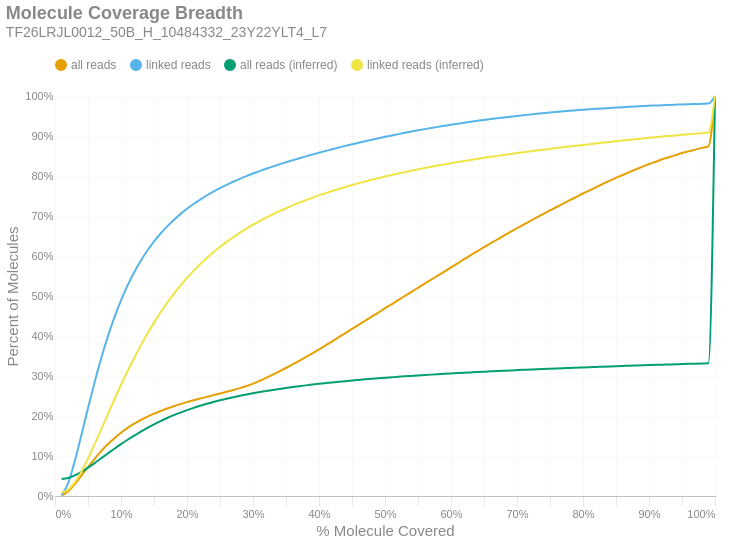

Notebook code cell kept with this figure:
### Markdown cell above
### Molecule Read Coverage
This chart shows molecule coverage breadth as computed by the number of bases aligned to that molecule. In other words, "*how much of each unique long molecule is actually sequenced/aligned?*" Keep in mind there is a distinction between sequences and alignments, since some sequences belonging to a particular molecule may not align well and wouldn't appear in the alignment data. This chart also shows molecule coverage breadth as computed by the *inferred fragment* from which the aligned sequences originate. Unlike read coverage, this calculation takes into account the total insert size, including unsequenced gaps between the forward and reverse reads. Like the previous figures, these are cumulative percents.

### Code cell
if SKIPLR:
    print_html(f"Skipped")
else:
    binned_df = consolidated_hist(valids['coverage_bp'], mask, 0.01, True)
    binned_df_inf = consolidated_hist(valids['coverage_inserts'], mask, 0.01, True)
    binned_df = binned_df.with_columns(pl.lit(binned_df_inf['all reads (cumsum)']).alias('all reads (inferred)'))
    binned_df = binned_df.with_columns(pl.lit(binned_df_inf['linked reads (cumsum)']).alias('linked reads (inferred)'))
    binned_df = binned_df.with_columns(
        (pl.col('bin').cast(pl.Float64) + 0.01).alias('right_edge')
    )

    with SafeRender(binned_df):
        (
            density_plot(binned_df, 'Molecule Coverage Breadth', samplename, 'molcov', ['all reads (inferred)','linked reads (inferred)'])
            .encode(
                #x=alt.X('bin:Q', title="% Molecule Covered").axis(format = '%').scale(padding=0),
                x=alt.X('right_edge:Q', title="% Molecule Covered").axis(format='%').scale(padding=0),
                y=alt.Y('value:Q', title='Percent of Molecules')
                    .axis(format='%')
                    .stack(False)
                    .scale(domainMin=0, padding=0),
                color=alt.Color("key:N").scale(domain = ["all reads", "linked reads", "all reads (inferred)", "linked reads (inferred)"]),
                tooltip = [
                    alt.Tooltip("key:N", title = "Data Type"),
                    alt.Tooltip("range_label:N", title="% Molecule Covered"),
                    alt.Tooltip("value:Q", format = ".2%", title="% Molecules")
                ]
            )
        ).display()

### Figure 1 — Vega-Lite specification as saved in the notebook (floating-point values rounded to 4 significant figures)
{"width": "container", "height": 400, "config": {"title": {"anchor": "start", "dy": -15, "fontSize": 18, "color": "#888888", "subtitleColor": "#888888", "subtitleFontSize": 14}, "arc": {"fill": "#0072B2"}, "axis": {"domainColor": "#888888", "domainWidth": 0.5, "gridWidth": 0.2, "grid": false, "titleFontWeight": 400, "titleFontSize": 15, "labelFontSize": 11, "labelColor": "#888888", "tickColor": "#888888", "tickWidth": 0.2, "titleColor": "#888888"}, "axisBand": {"grid": false}, "axisX": {"grid": true, "tickSize": 10, "domainCap": "round"}, "axisY": {"domain": false, "grid": true, "tickSize": 0, "domainCap": "round"}, "background": "transparent", "header": {"labelFontSize": 15, "labelColor": "#888888", "titleFontSize": 15, "titleFontWeight": 600, "titleColor": "#888888"}, "legend": {"labelFont": "sans-serif", "labelFontSize": 12, "labelColor": "#888888", "symbolSize": 100, "symbolType": "circle", "titleFontSize": 12, "titlePadding": 10, "titleColor": "#888888", "title": null, "orient": "top"}, "range": {"category": ["#E69F00", "#56B4E9", "#009E73", "#F0E442", "#0072B2", "#D55E00", "#CC79A7", "#000000"], "diverging": ["#cfe8f3", "#a2d4ec", "#73bfe2", "#46abdb", "#1696d2", "#12719e"]}, "area": {"fill": "#0072B2", "fillOpacity": 0.7, "line": true, "strokeOpacity": 0.7}, "line": {"color": "#0072B2", "stroke": "#0072B2", "strokeWidth": 2}, "trail": {"color": "#0072B2", "stroke": "#0072B2", "strokeWidth": 0, "size": 1}, "point": {"filled": true, "fillOpacity": 1.0, "size": 95}, "text": {"color": "#888888", "fontSize": 11, "align": "right", "fontWeight": 400, "size": 11}, "bar": {"fill": "#0072B2", "stroke": null}, "view": {"stroke": null, "continuousWidth": 660, "continuousHeight": 400}}, "data": {"name": "data-f4d833844b010b98c516e970ee37bba8"}, "mark": {"type": "line", "interpolate": "monotone", "point": {"opacity": 0, "size": 275}}, "encoding": {"color": {"field": "key", "scale": {"domain": ["all reads", "linked reads", "all reads (inferred)", "linked reads (inferred)"]}, "type": "nominal"}, "tooltip": [{"field": "key", "title": "Data Type", "type": "nominal"}, {"field": "range_label", "title": "% Molecule Covered", "type": "nominal"}, {"field": "value", "format": ".2%", "title": "% Molecules", "type": "quantitative"}], "x": {"axis": {"format": "%"}, "field": "right_edge", "scale": {"padding": 0}, "title": "% Molecule Covered", "type": "quantitative"}, "y": {"axis": {"format": "%"}, "field": "value", "scale": {"domainMin": 0, "padding": 0}, "stack": false, "title": "Percent of Molecules", "type": "quantitative"}}, "params": [{"name": "param_c36ac31b6afebe62", "select": {"type": "point", "fields": ["key"]}, "bind": "legend"}], "title": {"text": "Molecule Coverage Breadth", "subtitle": "TF26LRJL0012_50B_H_10484332_23Y22YLT4_L7"}, "transform": [{"fold": ["all reads (cumsum)", "linked reads (cumsum)", "all reads (inferred)", "linked reads (inferred)"]}, {"calculate": "replace(datum.key, ' (cumsum)', '')", "as": "key"}, {"filter": {"param": "param_c36ac31b6afebe62"}}], "usermeta": {"embedOptions": {"downloadFileName": "TF26LRJL0012_50B_H_10484332_23Y22YLT4_L7.molcov"}}, "$schema": "https://vega.github.io/schema/vega-lite/v6.4.1.json", "datasets": {"data-f4d833844b010b98c516e970ee37bba8": [{"bin": "0.0", "interval": "0.0-0.01", "all reads": 0.0009899, "linked reads": 0.002042, "all reads (cumsum)": 0.0009899, "linked reads (cumsum)": 0.002042, "range_label": "0.0-0.01", "all reads (inferred)": 0.0424, "linked reads (inferred)": 0.008676, "right_edge": 0.01}, {"bin": "0.01", "interval": "0.01-0.02", "all reads": 0.01058, "linked reads": 0.03021, "all reads (cumsum)": 0.01157, "linked reads (cumsum)": 0.03225, "range_label": "0.01-0.02", "all reads (inferred)": 0.04515, "linked reads (inferred)": 0.01564, "right_edge": 0.02}, {"bin": "0.02", "interval": "0.02-0.03", "all reads": 0.01829, "linked reads": 0.05514, "all reads (cumsum)": 0.02986, "linked reads (cumsum)": 0.08739, "range_label": "0.02-0.03", "all reads (inferred)": 0.05138, "linked reads (inferred)": 0.0339, "right_edge": 0.03}, {"bin": "0.03", "interval": "0.03-0.04", "all reads": 0.02109, "linked reads": 0.06531, "all reads (cumsum)": 0.05095, "linked reads (cumsum)": 0.1527, "range_label": "0.03-0.04", "all reads (inferred)": 0.06025, "linked reads (inferred)": 0.06092, "right_edge": 0.04}, {"bin": "0.04", "interval": "0.04-0.05", "all reads": 0.02147, "linked reads": 0.067, "all reads (cumsum)": 0.07242, "linked reads (cumsum)": 0.2197, "range_label": "0.04-0.05", "all reads (inferred)": 0.07084, "linked reads (inferred)": 0.09334, "right_edge": 0.05}, {"bin": "0.05", "interval": "0.05-0.06", "all reads": 0.02062, "linked reads": 0.06466, "all reads (cumsum)": 0.09304, "linked reads (cumsum)": 0.2844, "range_label": "0.05-0.06", "all reads (inferred)": 0.08233, "linked reads (inferred)": 0.129, "right_edge": 0.06}, {"bin": "0.06", "interval": "0.06-0.07", "all reads": 0.01915, "linked reads": 0.06013, "all reads (cumsum)": 0.1122, "linked reads (cumsum)": 0.3445, "range_label": "0.06-0.07", "all reads (inferred)": 0.09431, "linked reads (inferred)": 0.1665, "right_edge": 0.07}, {"bin": "0.07", "interval": "0.07-0.08", "all reads": 0.01713, "linked reads": 0.05382, "all reads (cumsum)": 0.1293, "linked reads (cumsum)": 0.3983, "range_label": "0.07-0.08", "all reads (inferred)": 0.1063, "linked reads (inferred)": 0.2039, "right_edge": 0.08}, {"bin": "0.08", "interval": "0.08-0.09", "all reads": 0.01536, "linked reads": 0.04824, "all reads (cumsum)": 0.1447, "linked reads (cumsum)": 0.4466, "range_label": "0.08-0.09", "all reads (inferred)": 0.1181, "linked reads (inferred)": 0.2412, "right_edge": 0.09}, {"bin": "0.09", "interval": "0.09-0.1", "all reads": 0.01356, "linked reads": 0.04254, "all reads (cumsum)": 0.1582, "linked reads (cumsum)": 0.4891, "range_label": "0.09-0.1", "all reads (inferred)": 0.1296, "linked reads (inferred)": 0.2775, "right_edge": 0.1}, {"bin": "0.1", "interval": "0.1-0.11", "all reads": 0.01199, "linked reads": 0.03749, "all reads (cumsum)": 0.1702, "linked reads (cumsum)": 0.5266, "range_label": "0.1-0.11", "all reads (inferred)": 0.1407, "linked reads (inferred)": 0.3122, "right_edge": 0.11}, {"bin": "0.11", "interval": "0.11-0.12", "all reads": 0.01058, "linked reads": 0.03295, "all reads (cumsum)": 0.1808, "linked reads (cumsum)": 0.5595, "range_label": "0.11-0.12", "all reads (inferred)": 0.1512, "linked reads (inferred)": 0.3452, "right_edge": 0.12}, {"bin": "0.12", "interval": "0.12-0.13", "all reads": 0.009329, "linked reads": 0.02884, "all reads (cumsum)": 0.1901, "linked reads (cumsum)": 0.5884, "range_label": "0.12-0.13", "all reads (inferred)": 0.1611, "linked reads (inferred)": 0.3765, "right_edge": 0.13}, {"bin": "0.13", "interval": "0.13-0.14", "all reads": 0.008295, "linked reads": 0.02538, "all reads (cumsum)": 0.1984, "linked reads (cumsum)": 0.6137, "range_label": "0.13-0.14", "all reads (inferred)": 0.1704, "linked reads (inferred)": 0.4059, "right_edge": 0.14}, {"bin": "0.14", "interval": "0.14-0.15", "all reads": 0.007457, "linked reads": 0.0225, "all reads (cumsum)": 0.2059, "linked reads (cumsum)": 0.6362, "range_label": "0.14-0.15", "all reads (inferred)": 0.1792, "linked reads (inferred)": 0.4334, "right_edge": 0.15}, {"bin": "0.15", "interval": "0.15-0.16", "all reads": 0.006729, "linked reads": 0.01997, "all reads (cumsum)": 0.2126, "linked reads (cumsum)": 0.6562, "range_label": "0.15-0.16", "all reads (inferred)": 0.1874, "linked reads (inferred)": 0.4593, "right_edge": 0.16}, {"bin": "0.16", "interval": "0.16-0.17", "all reads": 0.006154, "linked reads": 0.01792, "all reads (cumsum)": 0.2188, "linked reads (cumsum)": 0.6741, "range_label": "0.16-0.17", "all reads (inferred)": 0.1949, "linked reads (inferred)": 0.4832, "right_edge": 0.17}, {"bin": "0.17", "interval": "0.17-0.18", "all reads": 0.005625, "linked reads": 0.01597, "all reads (cumsum)": 0.2244, "linked reads (cumsum)": 0.6901, "range_label": "0.17-0.18", "all reads (inferred)": 0.202, "linked reads (inferred)": 0.5055, "right_edge": 0.18}, {"bin": "0.18", "interval": "0.18-0.19", "all reads": 0.005268, "linked reads": 0.01456, "all reads (cumsum)": 0.2297, "linked reads (cumsum)": 0.7047, "range_label": "0.18-0.19", "all reads (inferred)": 0.2085, "linked reads (inferred)": 0.526, "right_edge": 0.19}, {"bin": "0.19", "interval": "0.19-0.2", "all reads": 0.004934, "linked reads": 0.01327, "all reads (cumsum)": 0.2346, "linked reads (cumsum)": 0.7179, "range_label": "0.19-0.2", "all reads (inferred)": 0.2147, "linked reads (inferred)": 0.5452, "right_edge": 0.2}, {"bin": "0.2", "interval": "0.2-0.21", "all reads": 0.004582, "linked reads": 0.01197, "all reads (cumsum)": 0.2392, "linked reads (cumsum)": 0.7299, "range_label": "0.2-0.21", "all reads (inferred)": 0.2203, "linked reads (inferred)": 0.563, "right_edge": 0.21}, {"bin": "0.21", "interval": "0.21-0.22", "all reads": 0.004405, "linked reads": 0.01112, "all reads (cumsum)": 0.2436, "linked reads (cumsum)": 0.741, "range_label": "0.21-0.22", "all reads (inferred)": 0.2255, "linked reads (inferred)": 0.5796, "right_edge": 0.22}, {"bin": "0.22", "interval": "0.22-0.23", "all reads": 0.00429, "linked reads": 0.01024, "all reads (cumsum)": 0.2479, "linked reads (cumsum)": 0.7513, "range_label": "0.22-0.23", "all reads (inferred)": 0.2305, "linked reads (inferred)": 0.595, "right_edge": 0.23}, {"bin": "0.23", "interval": "0.23-0.24", "all reads": 0.004253, "linked reads": 0.009502, "all reads (cumsum)": 0.2521, "linked reads (cumsum)": 0.7608, "range_label": "0.23-0.24", "all reads (inferred)": 0.235, "linked reads (inferred)": 0.6093, "right_edge": 0.24}, {"bin": "0.24", "interval": "0.24-0.25", "all reads": 0.004252, "linked reads": 0.008978, "all reads (cumsum)": 0.2564, "linked reads (cumsum)": 0.7698, "range_label": "0.24-0.25", "all reads (inferred)": 0.2393, "linked reads (inferred)": 0.6227, "right_edge": 0.25}, {"bin": "0.25", "interval": "0.25-0.26", "all reads": 0.004137, "linked reads": 0.008205, "all reads (cumsum)": 0.2605, "linked reads (cumsum)": 0.778, "range_label": "0.25-0.26", "all reads (inferred)": 0.2433, "linked reads (inferred)": 0.6352, "right_edge": 0.26}, {"bin": "0.26", "interval": "0.26-0.27", "all reads": 0.004328, "linked reads": 0.007654, "all reads (cumsum)": 0.2649, "linked reads (cumsum)": 0.7856, "range_label": "0.26-0.27", "all reads (inferred)": 0.247, "linked reads (inferred)": 0.647, "right_edge": 0.27}, {"bin": "0.27", "interval": "0.27-0.28", "all reads": 0.004822, "linked reads": 0.007245, "all reads (cumsum)": 0.2697, "linked reads (cumsum)": 0.7929, "range_label": "0.27-0.28", "all reads (inferred)": 0.2505, "linked reads (inferred)": 0.658, "right_edge": 0.28}, {"bin": "0.28", "interval": "0.28-0.29", "all reads": 0.005332, "linked reads": 0.006865, "all reads (cumsum)": 0.275, "linked reads (cumsum)": 0.7997, "range_label": "0.28-0.29", "all reads (inferred)": 0.2538, "linked reads (inferred)": 0.6684, "right_edge": 0.29}, {"bin": "0.29", "interval": "0.29-0.3", "all reads": 0.005955, "linked reads": 0.00641, "all reads (cumsum)": 0.281, "linked reads (cumsum)": 0.8061, "range_label": "0.29-0.3", "all reads (inferred)": 0.2569, "linked reads (inferred)": 0.6782, "right_edge": 0.3}, {"bin": "0.3", "interval": "0.3-0.31", "all reads": 0.006782, "linked reads": 0.006153, "all reads (cumsum)": 0.2877, "linked reads (cumsum)": 0.8123, "range_label": "0.3-0.31", "all reads (inferred)": 0.2599, "linked reads (inferred)": 0.6873, "right_edge": 0.31}, {"bin": "0.31", "interval": "0.31-0.32", "all reads": 0.007532, "linked reads": 0.005903, "all reads (cumsum)": 0.2953, "linked reads (cumsum)": 0.8182, "range_label": "0.31-0.32", "all reads (inferred)": 0.2626, "linked reads (inferred)": 0.696, "right_edge": 0.32}, {"bin": "0.32", "interval": "0.32-0.33", "all reads": 0.007988, "linked reads": 0.005563, "all reads (cumsum)": 0.3033, "linked reads (cumsum)": 0.8238, "range_label": "0.32-0.33", "all reads (inferred)": 0.2652, "linked reads (inferred)": 0.7043, "right_edge": 0.33}, {"bin": "0.33", "interval": "0.33-0.34", "all reads": 0.00819, "linked reads": 0.00541, "all reads (cumsum)": 0.3115, "linked reads (cumsum)": 0.8292, "range_label": "0.33-0.34", "all reads (inferred)": 0.2677, "linked reads (inferred)": 0.712, "right_edge": 0.34}, {"bin": "0.34", "interval": "0.34-0.35", "all reads": 0.008541, "linked reads": 0.005187, "all reads (cumsum)": 0.32, "linked reads (cumsum)": 0.8343, "range_label": "0.34-0.35", "all reads (inferred)": 0.2701, "linked reads (inferred)": 0.7194, "right_edge": 0.35}, {"bin": "0.35", "interval": "0.35-0.36", "all reads": 0.008774, "linked reads": 0.005051, "all reads (cumsum)": 0.3288, "linked reads (cumsum)": 0.8394, "range_label": "0.35-0.36", "all reads (inferred)": 0.2724, "linked reads (inferred)": 0.7265, "right_edge": 0.36}, {"bin": "0.36", "interval": "0.36-0.37", "all reads": 0.009, "linked reads": 0.004883, "all reads (cumsum)": 0.3378, "linked reads (cumsum)": 0.8443, "range_label": "0.36-0.37", "all reads (inferred)": 0.2745, "linked reads (inferred)": 0.7333, "right_edge": 0.37}, {"bin": "0.37", "interval": "0.37-0.38", "all reads": 0.009299, "linked reads": 0.004812, "all reads (cumsum)": 0.3471, "linked reads (cumsum)": 0.8491, "range_label": "0.37-0.38", "all reads (inferred)": 0.2766, "linked reads (inferred)": 0.7396, "right_edge": 0.38}, {"bin": "0.38", "interval": "0.38-0.39", "all reads": 0.009502, "linked reads": 0.004603, "all reads (cumsum)": 0.3566, "linked reads (cumsum)": 0.8537, "range_label": "0.38-0.39", "all reads (inferred)": 0.2785, "linked reads (inferred)": 0.7457, "right_edge": 0.39}, {"bin": "0.39", "interval": "0.39-0.4", "all reads": 0.009893, "linked reads": 0.004627, "all reads (cumsum)": 0.3665, "linked reads (cumsum)": 0.8583, "range_label": "0.39-0.4", "all reads (inferred)": 0.2804, "linked reads (inferred)": 0.7516, "right_edge": 0.4}, {"bin": "0.4", "interval": "0.4-0.41", "all reads": 0.009975, "linked reads": 0.004343, "all reads (cumsum)": 0.3764, "linked reads (cumsum)": 0.8627, "range_label": "0.4-0.41", "all reads (inferred)": 0.2822, "linked reads (inferred)": 0.7572, "right_edge": 0.41}, {"bin": "0.41", "interval": "0.41-0.42", "all reads": 0.0103, "linked reads": 0.004297, "all reads (cumsum)": 0.3867, "linked reads (cumsum)": 0.867, "range_label": "0.41-0.42", "all reads (inferred)": 0.2839, "linked reads (inferred)": 0.7625, "right_edge": 0.42}, {"bin": "0.42", "interval": "0.42-0.43", "all reads": 0.01032, "linked reads": 0.004153, "all reads (cumsum)": 0.3971, "linked reads (cumsum)": 0.8711, "range_label": "0.42-0.43", "all reads (inferred)": 0.2856, "linked reads (inferred)": 0.7677, "right_edge": 0.43}, {"bin": "0.43", "interval": "0.43-0.44", "all reads": 0.01024, "linked reads": 0.004127, "all reads (cumsum)": 0.4073, "linked reads (cumsum)": 0.8752, "range_label": "0.43-0.44", "all reads (inferred)": 0.2872, "linked reads (inferred)": 0.7726, "right_edge": 0.44}, {"bin": "0.44", "interval": "0.44-0.45", "all reads": 0.0104, "linked reads": 0.003964, "all reads (cumsum)": 0.4177, "linked reads (cumsum)": 0.8792, "range_label": "0.44-0.45", "all reads (inferred)": 0.2887, "linked reads (inferred)": 0.7774, "right_edge": 0.45}, {"bin": "0.45", "interval": "0.45-0.46", "all reads": 0.01027, "linked reads": 0.003938, "all reads (cumsum)": 0.428, "linked reads (cumsum)": 0.8831, "range_label": "0.45-0.46", "all reads (inferred)": 0.2902, "linked reads (inferred)": 0.7819, "right_edge": 0.46}, {"bin": "0.46", "interval": "0.46-0.47", "all reads": 0.01014, "linked reads": 0.003828, "all reads (cumsum)": 0.4381, "linked reads (cumsum)": 0.887, "range_label": "0.46-0.47", "all reads (inferred)": 0.2916, "linked reads (inferred)": 0.7864, "right_edge": 0.47}, {"bin": "0.47", "interval": "0.47-0.48", "all reads": 0.01035, "linked reads": 0.003705, "all reads (cumsum)": 0.4485, "linked reads (cumsum)": 0.8907, "range_label": "0.47-0.48", "all reads (inferred)": 0.293, "linked reads (inferred)": 0.7907, "right_edge": 0.48}, {"bin": "0.48", "interval": "0.48-0.49", "all reads": 0.009944, "linked reads": 0.003601, "all reads (cumsum)": 0.4584, "linked reads (cumsum)": 0.8943, "range_label": "0.48-0.49", "all reads (inferred)": 0.2943, "linked reads (inferred)": 0.7948, "right_edge": 0.49}, {"bin": "0.49", "interval": "0.49-0.5", "all reads": 0.01117, "linked reads": 0.003684, "all reads (cumsum)": 0.4696, "linked reads (cumsum)": 0.898, "range_label": "0.49-0.5", "all reads (inferred)": 0.2956, "linked reads (inferred)": 0.7987, "right_edge": 0.5}, {"bin": "0.5", "interval": "0.5-0.51", "all reads": 0.009544, "linked reads": 0.003367, "all reads (cumsum)": 0.4791, "linked reads (cumsum)": 0.9013, "range_label": "0.5-0.51", "all reads (inferred)": 0.2968, "linked reads (inferred)": 0.8024, "right_edge": 0.51}, {"bin": "0.51", "interval": "0.51-0.52", "all reads": 0.0106, "linked reads": 0.003401, "all reads (cumsum)": 0.4897, "linked reads (cumsum)": 0.9047, "range_label": "0.51-0.52", "all reads (inferred)": 0.298, "linked reads (inferred)": 0.8062, "right_edge": 0.52}, {"bin": "0.52", "interval": "0.52-0.53", "all reads": 0.01022, "linked reads": 0.003249, "all reads (cumsum)": 0.5, "linked reads (cumsum)": 0.908, "range_label": "0.52-0.53", "all reads (inferred)": 0.2991, "linked reads (inferred)": 0.8097, "right_edge": 0.53}, {"bin": "0.53", "interval": "0.53-0.54", "all reads": 0.01042, "linked reads": 0.003156, "all reads (cumsum)": 0.5104, "linked reads (cumsum)": 0.9111, "range_label": "0.53-0.54", "all reads (inferred)": 0.3002, "linked reads (inferred)": 0.8131, "right_edge": 0.54}, {"bin": "0.54", "interval": "0.54-0.55", "all reads": 0.01009, "linked reads": 0.003076, "all reads (cumsum)": 0.5205, "linked reads (cumsum)": 0.9142, "range_label": "0.54-0.55", "all reads (inferred)": 0.3014, "linked reads (inferred)": 0.8166, "right_edge": 0.55}, {"bin": "0.55", "interval": "0.55-0.56", "all reads": 0.01036, "linked reads": 0.002972, "all reads (cumsum)": 0.5308, "linked reads (cumsum)": 0.9172, "range_label": "0.55-0.56", "all reads (inferred)": 0.3024, "linked reads (inferred)": 0.8199, "right_edge": 0.56}, {"bin": "0.56", "interval": "0.56-0.57", "all reads": 0.01013, "linked reads": 0.00288, "all reads (cumsum)": 0.541, "linked reads (cumsum)": 0.9201, "range_label": "0.56-0.57", "all reads (inferred)": 0.3034, "linked reads (inferred)": 0.8231, "right_edge": 0.57}, {"bin": "0.57", "interval": "0.57-0.58", "all reads": 0.009976, "linked reads": 0.002765, "all reads (cumsum)": 0.5509, "linked reads (cumsum)": 0.9228, "range_label": "0.57-0.58", "all reads (inferred)": 0.3044, "linked reads (inferred)": 0.8261, "right_edge": 0.58}, {"bin": "0.58", "interval": "0.58-0.59", "all reads": 0.01021, "linked reads": 0.002694, "all reads (cumsum)": 0.5611, "linked reads (cumsum)": 0.9255, "range_label": "0.58-0.59", "all reads (inferred)": 0.3054, "linked reads (inferred)": 0.8291, "right_edge": 0.59}, {"bin": "0.59", "interval": "0.59-0.6", "all reads": 0.0105, "linked reads": 0.002687, "all reads (cumsum)": 0.5716, "linked reads (cumsum)": 0.9282, "range_label": "0.59-0.6", "all reads (inferred)": 0.3063, "linked reads (inferred)": 0.832, "right_edge": 0.6}, {"bin": "0.6", "interval": "0.6-0.61", "all reads": 0.01003, "linked reads": 0.002503, "all reads (cumsum)": 0.5817, "linked reads (cumsum)": 0.9307, "range_label": "0.6-0.61", "all reads (inferred)": 0.3073, "linked reads (inferred)": 0.8348, "right_edge": 0.61}, {"bin": "0.61", "interval": "0.61-0.62", "all reads": 0.01045, "linked reads": 0.002494, "all reads (cumsum)": 0.5921, "linked reads (cumsum)": 0.9332, "range_label": "0.61-0.62", "all reads (inferred)": 0.3082, "linked reads (inferred)": 0.8376, "right_edge": 0.62}, {"bin": "0.62", "interval": "0.62-0.63", "all reads": 0.01002, "linked reads": 0.002367, "all reads (cumsum)": 0.6021, "linked reads (cumsum)": 0.9356, "range_label": "0.62-0.63", "all reads (inferred)": 0.3091, "linked reads (inferred)": 0.8403, "right_edge": 0.63}, {"bin": "0.63", "interval": "0.63-0.64", "all reads": 0.01006, "linked reads": 0.002309, "all reads (cumsum)": 0.6122, "linked reads (cumsum)": 0.9379, "range_label": "0.63-0.64", "all reads (inferred)": 0.3099, "linked reads (inferred)": 0.8429, "right_edge": 0.64}, {"bin": "0.64", "interval": "0.64-0.65", "all reads": 0.009745, "linked reads": 0.002234, "all reads (cumsum)": 0.6219, "linked reads (cumsum)": 0.9401, "range_label": "0.64-0.65", "all reads (inferred)": 0.3108, "linked reads (inferred)": 0.8455, "right_edge": 0.65}, {"bin": "0.65", "interval": "0.65-0.66", "all reads": 0.009921, "linked reads": 0.002205, "all reads (cumsum)": 0.6319, "linked reads (cumsum)": 0.9423, "range_label": "0.65-0.66", "all reads (inferred)": 0.3116, "linked reads (inferred)": 0.8479, "right_edge": 0.66}, {"bin": "0.66", "interval": "0.66-0.67", "all reads": 0.0094, "linked reads": 0.002041, "all reads (cumsum)": 0.6413, "linked reads (cumsum)": 0.9444, "range_label": "0.66-0.67", "all reads (inferred)": 0.3124, "linked reads (inferred)": 0.8503, "right_edge": 0.67}, {"bin": "0.67", "interval": "0.67-0.68", "all reads": 0.009576, "linked reads": 0.002025, "all reads (cumsum)": 0.6508, "linked reads (cumsum)": 0.9464, "range_label": "0.67-0.68", "all reads (inferred)": 0.3132, "linked reads (inferred)": 0.8527, "right_edge": 0.68}, {"bin": "0.68", "interval": "0.68-0.69", "all reads": 0.00926, "linked reads": 0.001952, "all reads (cumsum)": 0.6601, "linked reads (cumsum)": 0.9483, "range_label": "0.68-0.69", "all reads (inferred)": 0.3139, "linked reads (inferred)": 0.8551, "right_edge": 0.69}, {"bin": "0.69", "interval": "0.69-0.7", "all reads": 0.009286, "linked reads": 0.001846, "all reads (cumsum)": 0.6694, "linked reads (cumsum)": 0.9502, "range_label": "0.69-0.7", "all reads (inferred)": 0.3147, "linked reads (inferred)": 0.8573, "right_edge": 0.7}, {"bin": "0.7", "interval": "0.7-0.71", "all reads": 0.008943, "linked reads": 0.001846, "all reads (cumsum)": 0.6783, "linked reads (cumsum)": 0.952, "range_label": "0.7-0.71", "all reads (inferred)": 0.3154, "linked reads (inferred)": 0.8595, "right_edge": 0.71}, {"bin": "0.71", "interval": "0.71-0.72", "all reads": 0.008856, "linked reads": 0.001728, "all reads (cumsum)": 0.6872, "linked reads (cumsum)": 0.9538, "range_label": "0.71-0.72", "all reads (inferred)": 0.3161, "linked reads (inferred)": 0.8616, "right_edge": 0.72}, {"bin": "0.72", "interval": "0.72-0.73", "all reads": 0.009134, "linked reads": 0.001691, "all reads (cumsum)": 0.6963, "linked reads (cumsum)": 0.9555, "range_label": "0.72-0.73", "all reads (inferred)": 0.3168, "linked reads (inferred)": 0.8637, "right_edge": 0.73}, {"bin": "0.73", "interval": "0.73-0.74", "all reads": 0.008726, "linked reads": 0.001609, "all reads (cumsum)": 0.705, "linked reads (cumsum)": 0.9571, "range_label": "0.73-0.74", "all reads (inferred)": 0.3175, "linked reads (inferred)": 0.8658, "right_edge": 0.74}, {"bin": "0.74", "interval": "0.74-0.75", "all reads": 0.009104, "linked reads": 0.001594, "all reads (cumsum)": 0.7141, "linked reads (cumsum)": 0.9587, "range_label": "0.74-0.75", "all reads (inferred)": 0.3182, "linked reads (inferred)": 0.8679, "right_edge": 0.75}, {"bin": "0.75", "interval": "0.75-0.76", "all reads": 0.008374, "linked reads": 0.001474, "all reads (cumsum)": 0.7225, "linked reads (cumsum)": 0.9601, "range_label": "0.75-0.76", "all reads (inferred)": 0.3189, "linked reads (inferred)": 0.8699, "right_edge": 0.76}, {"bin": "0.76", "interval": "0.76-0.77", "all reads": 0.00851, "linked reads": 0.001456, "all reads (cumsum)": 0.731, "linked reads (cumsum)": 0.9616, "range_label": "0.76-0.77", "all reads (inferred)": 0.3195, "linked reads (inferred)": 0.8719, "right_edge": 0.77}, {"bin": "0.77", "interval": "0.77-0.78", "all reads": 0.008422, "linked reads": 0.001381, "all reads (cumsum)": 0.7394, "linked reads (cumsum)": 0.963, "range_label": "0.77-0.78", "all reads (inferred)": 0.3202, "linked reads (inferred)": 0.8738, "right_edge": 0.78}, {"bin": "0.78", "interval": "0.78-0.79", "all reads": 0.008268, "linked reads": 0.001253, "all reads (cumsum)": 0.7477, "linked reads (cumsum)": 0.9642, "range_label": "0.78-0.79", "all reads (inferred)": 0.3208, "linked reads (inferred)": 0.8758, "right_edge": 0.79}, {"bin": "0.79", "interval": "0.79-0.8", "all reads": 0.008577, "linked reads": 0.001298, "all reads (cumsum)": 0.7563, "linked reads (cumsum)": 0.9655, "range_label": "0.79-0.8", "all reads (inferred)": 0.3215, "linked reads (inferred)": 0.8777, "right_edge": 0.8}, {"bin": "0.8", "interval": "0.8-0.81", "all reads": 0.007875, "linked reads": 0.001142, "all reads (cumsum)": 0.7642, "linked reads (cumsum)": 0.9667, "range_label": "0.8-0.81", "all reads (inferred)": 0.3221, "linked reads (inferred)": 0.8796, "right_edge": 0.81}, {"bin": "0.81", "interval": "0.81-0.82", "all reads": 0.007878, "linked reads": 0.001174, "all reads (cumsum)": 0.772, "linked reads (cumsum)": 0.9678, "range_label": "0.81-0.82", "all reads (inferred)": 0.3227, "linked reads (inferred)": 0.8815, "right_edge": 0.82}, {"bin": "0.82", "interval": "0.82-0.83", "all reads": 0.008049, "linked reads": 0.001125, "all reads (cumsum)": 0.7801, "linked reads (cumsum)": 0.969, "range_label": "0.82-0.83", "all reads (inferred)": 0.3233, "linked reads (inferred)": 0.8834, "right_edge": 0.83}, {"bin": "0.83", "interval": "0.83-0.84", "all reads": 0.007732, "linked reads": 0.001066, "all reads (cumsum)": 0.7878, "linked reads (cumsum)": 0.97, "range_label": "0.83-0.84", "all reads (inferred)": 0.3239, "linked reads (inferred)": 0.8852, "right_edge": 0.84}, {"bin": "0.84", "interval": "0.84-0.85", "all reads": 0.007388, "linked reads": 0.001014, "all reads (cumsum)": 0.7952, "linked reads (cumsum)": 0.971, "range_label": "0.84-0.85", "all reads (inferred)": 0.3245, "linked reads (inferred)": 0.887, "right_edge": 0.85}, {"bin": "0.85", "interval": "0.85-0.86", "all reads": 0.007308, "linked reads": 0.001002, "all reads (cumsum)": 0.8025, "linked reads (cumsum)": 0.972, "range_label": "0.85-0.86", "all reads (inferred)": 0.3251, "linked reads (inferred)": 0.8887, "right_edge": 0.86}, {"bin": "0.86", "interval": "0.86-0.87", "all reads": 0.007063, "linked reads": 0.0009354, "all reads (cumsum)": 0.8096, "linked reads (cumsum)": 0.973, "range_label": "0.86-0.87", "all reads (inferred)": 0.3257, "linked reads (inferred)": 0.8904, "right_edge": 0.87}, {"bin": "0.87", "interval": "0.87-0.88", "all reads": 0.006958, "linked reads": 0.000904, "all reads (cumsum)": 0.8165, "linked reads (cumsum)": 0.9739, "range_label": "0.87-0.88", "all reads (inferred)": 0.3262, "linked reads (inferred)": 0.8921, "right_edge": 0.88}, {"bin": "0.88", "interval": "0.88-0.89", "all reads": 0.006672, "linked reads": 0.0008478, "all reads (cumsum)": 0.8232, "linked reads (cumsum)": 0.9747, "range_label": "0.88-0.89", "all reads (inferred)": 0.3268, "linked reads (inferred)": 0.8938, "right_edge": 0.89}, {"bin": "0.89", "interval": "0.89-0.9", "all reads": 0.006483, "linked reads": 0.0008089, "all reads (cumsum)": 0.8297, "linked reads (cumsum)": 0.9755, "range_label": "0.89-0.9", "all reads (inferred)": 0.3273, "linked reads (inferred)": 0.8954, "right_edge": 0.9}, {"bin": "0.9", "interval": "0.9-0.91", "all reads": 0.005788, "linked reads": 0.0006948, "all reads (cumsum)": 0.8355, "linked reads (cumsum)": 0.9762, "range_label": "0.9-0.91", "all reads (inferred)": 0.3279, "linked reads (inferred)": 0.897, "right_edge": 0.91}, {"bin": "0.91", "interval": "0.91-0.92", "all reads": 0.006327, "linked reads": 0.0007203, "all reads (cumsum)": 0.8418, "linked reads (cumsum)": 0.977, "range_label": "0.91-0.92", "all reads (inferred)": 0.3284, "linked reads (inferred)": 0.8986, "right_edge": 0.92}, {"bin": "0.92", "interval": "0.92-0.93", "all reads": 0.005041, "linked reads": 0.0006574, "all reads (cumsum)": 0.8469, "linked reads (cumsum)": 0.9776, "range_label": "0.92-0.93", "all reads (inferred)": 0.3289, "linked reads (inferred)": 0.9001, "right_edge": 0.93}, {"bin": "0.93", "interval": "0.93-0.94", "all reads": 0.005253, "linked reads": 0.000632, "all reads (cumsum)": 0.8521, "linked reads (cumsum)": 0.9782, "range_label": "0.93-0.94", "all reads (inferred)": 0.3293, "linked reads (inferred)": 0.9015, "right_edge": 0.94}, {"bin": "0.94", "interval": "0.94-0.95", "all reads": 0.005236, "linked reads": 0.0006174, "all reads (cumsum)": 0.8573, "linked reads (cumsum)": 0.9789, "range_label": "0.94-0.95", "all reads (inferred)": 0.3299, "linked reads (inferred)": 0.9029, "right_edge": 0.95}, {"bin": "0.95", "interval": "0.95-0.96", "all reads": 0.004138, "linked reads": 0.0005803, "all reads (cumsum)": 0.8615, "linked reads (cumsum)": 0.9794, "range_label": "0.95-0.96", "all reads (inferred)": 0.3303, "linked reads (inferred)": 0.9043, "right_edge": 0.96}, {"bin": "0.96", "interval": "0.96-0.97", "all reads": 0.004496, "linked reads": 0.0005197, "all reads (cumsum)": 0.866, "linked reads (cumsum)": 0.98, "range_label": "0.96-0.97", "all reads (inferred)": 0.3308, "linked reads (inferred)": 0.9057, "right_edge": 0.97}, {"bin": "0.97", "interval": "0.97-0.98", "all reads": 0.00428, "linked reads": 0.0004961, "all reads (cumsum)": 0.8703, "linked reads (cumsum)": 0.9805, "range_label": "0.97-0.98", "all reads (inferred)": 0.3313, "linked reads (inferred)": 0.9071, "right_edge": 0.98}, {"bin": "0.98", "interval": "0.98-0.99", "all reads": 0.003961, "linked reads": 0.0005201, "all reads (cumsum)": 0.8742, "linked reads (cumsum)": 0.981, "range_label": "0.98-0.99", "all reads (inferred)": 0.3318, "linked reads (inferred)": 0.9085, "right_edge": 0.99}, {"bin": "0.99", "interval": "0.99-1.0", "all reads": 0.1258, "linked reads": 0.01902, "all reads (cumsum)": 1.0, "linked reads (cumsum)": 1.0, "range_label": "0.99-1.0", "all reads (inferred)": 1.0, "linked reads (inferred)": 1.0, "right_edge": 1.0}]}}
